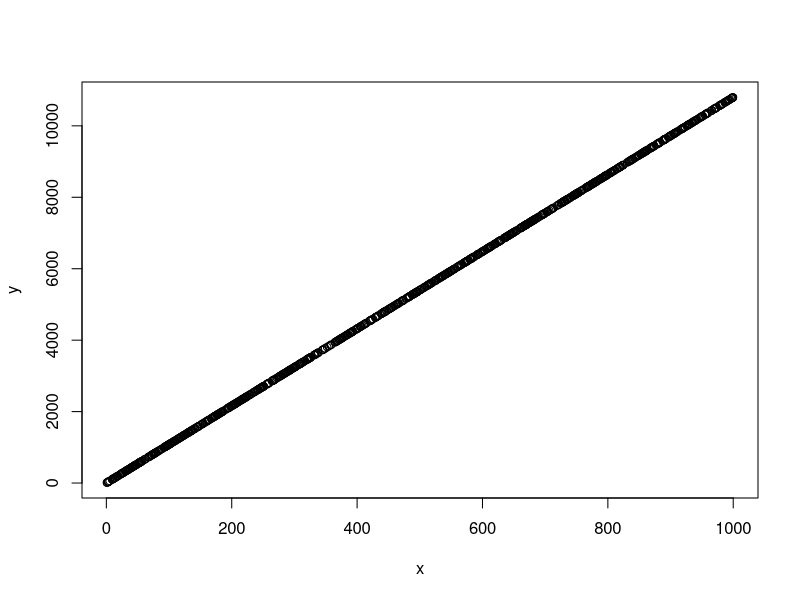
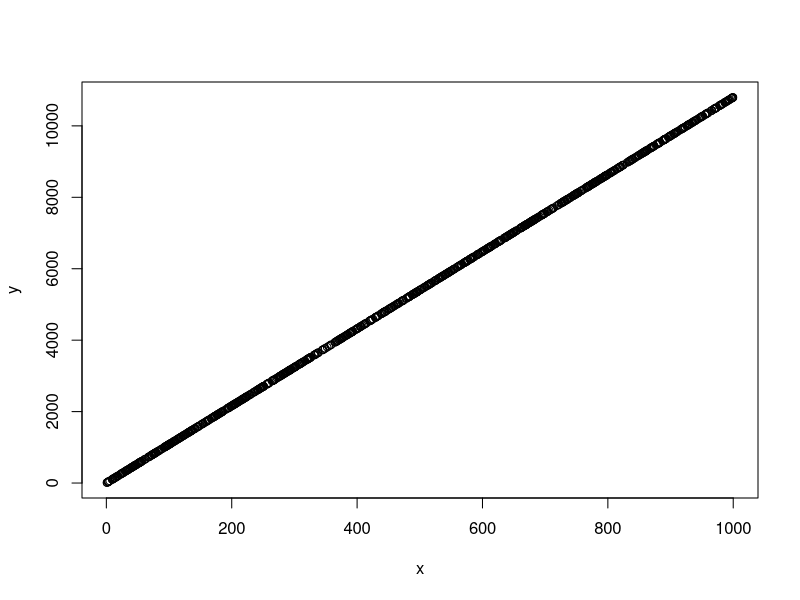

Generate these figures, in order, with R:
set.seed(18)
x = runif(n = 1000, min = 1, max = 1000)
y = 10.8*x +0.6
plot(x,y)
la = sample(x = 1:1000, size = 500)
y[la] = y[la] + rnorm(n = length(la))
plot(x, y)